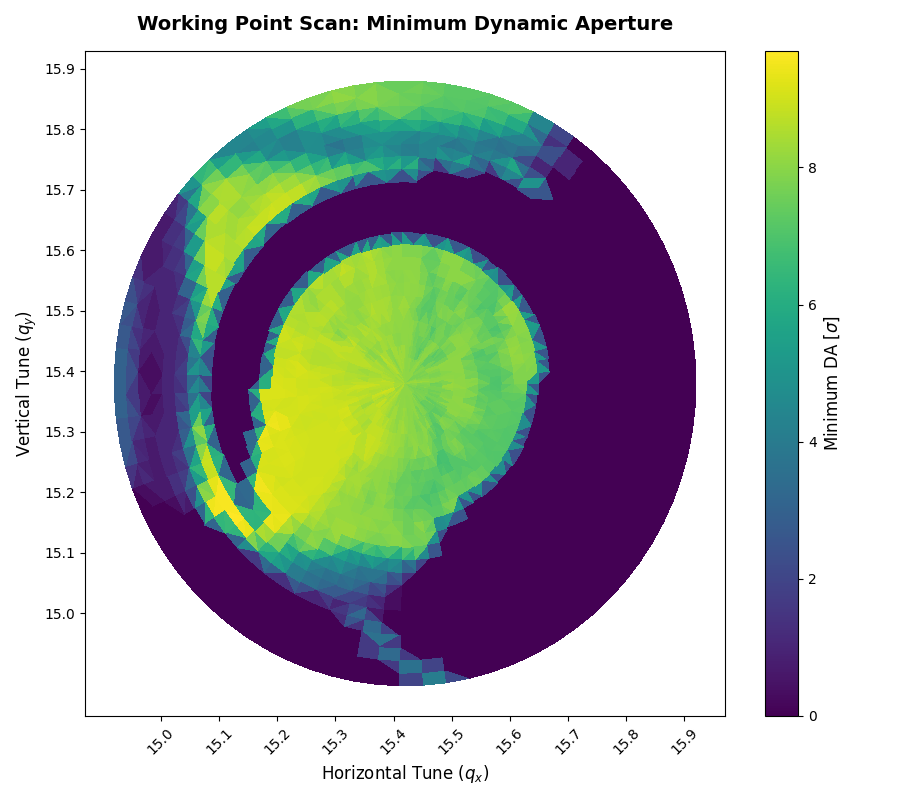

Recreate this plot in Python.
import sys
import os

# Adds the parent directory to the search path
parent_dir = os.path.abspath('..')
if parent_dir not in sys.path:
    sys.path.append(parent_dir)

import numpy as np
import xtrack as xt
import linear_optics_variation_2 as lo2
import xutil_DA_CC.xsuite_plot_functions as my_xpf
import xutil_DA_CC.xsuite_utilities as xutil
import xobjects as xo
import pandas as pd
import matplotlib.pyplot as plt

line=xt.Line.from_json('/home/mwatson/Documents/laughing-octo-bassoon/Junk Draw/polarizer_ring_current_config.json')
line_tw=line.twiss()

line.config.XTRACK_USE_EXACT_DRIFTS = True
xutil.set_integrator (line)
particle = 'positron'
operation_mode = 'z'
modes = {'z': 45.6e9, # in eV 
        'w': 80e9, # in eV
        'h': 120e9, # in eV 
        't': 182.5e9 # in eV
        }
energy = modes[operation_mode]
parameters = xutil.log_parameters (None, operation_mode, particle_type=particle, modes=modes)
# ## Choose a context
context = xo.ContextCpu()         # For CPU
context_tracking = xo.ContextCpu(omp_num_threads='auto') # For CPU with activate multi-core CPU parallelization

min_DAs=[]

line.discard_tracker()
line.build_tracker(_context=context_tracking)

qx_up = np.arange(15.38, 15.95, 0.05)
qy_up = np.arange(15.42, 15.95, 0.05)

# Stream 2 goes DOWN towards 15.0 (inverted using [::-1] or negative steps)
qx_down = np.arange(15.05, 15.38, 0.1)[::-1]
qy_down = np.arange(15.05, 15.42, 0.1)[::-1]

paths = [
    ("Stream UP", qx_up, qy_up),
    ("Stream DOWN", qx_down, qy_down)
]

qx=line_tw.qx
qy=line_tw.qy
radii=np.linspace(0,0.5,25)
angles=np.linspace(0,2*np.pi,80)

for r in radii:
    for theta in angles:
            
            qx_val= qx + r*np.cos(theta)
            qy_val= qy + r*np.sin(theta)

            try:
                new_strengths = lo2.matchingWP(qx_val,qy_val)

                
                for knob, value in new_strengths.items():
                    line.vars[knob] = value

                parameters['study_parameters'] = {
                'ini_cond_type' : 'grid_DA', # grid_DA, grid_MA, distribution_matched, distribution_injected
                'output_dir' : 'out',
                'number_of_turns' : 100,
                'number_of_particles' : 100, 
                'inv1': 0, # np.arange(2)+1,
                'inv2': 0, # np.arange(2,2+3)+1,
                'start_element' : 'QD1_R1', # 'ca1.1','ip' #'rf400'
                'ini_cond_nemittance_x':13000e-6,
                'ini_cond_nemittance_y': 12000e-6,
                'ini_cond_bunch_length': 4.8e-3,
                'ini_cond_energy_spread': 2e-3,
                'ini_cond_energy_offset': None,
                'new_closed_orbit': None, # {'x': -x_co_inj_marker, 'px': None, 'y': None, 'py': None, 'zeta': None, 'delta': None}
                'covariance_dispertion_free': False
                    }
                    ## Initial conditions
                    #particles = xutil.generate_particle_distribution (line, parameters['study_parameters'], beambeam_strength_used=1, radiation_off=True)

                line.configure_radiation(model=None)
                particles, grid_details = xutil.generate_particle_grid (line, parameters['study_parameters'])

                ## Tracking studies
                line.configure_radiation(model='mean')


                ## Change context for multy CPU for tracking



                # Use tracking
                max_turns = parameters['study_parameters']['number_of_turns']
                line.track(particles, num_turns=max_turns, turn_by_turn_monitor=True, time=True, with_progress=10) 
                particles.sort(interleave_lost_particles=True)

                if isinstance(particles, dict):
                    max_turns = np.shape(particles['x'])[1]-1 
                    part_at_turn = np.nanmax(particles['at_turn'],axis=1)
                else:
                    max_turns = np.max(particles.filter(particles.at_element==0).at_turn) 
                    part_at_turn = particles.at_turn
                    
                delta_plots=False
                delta_initial=grid_details['delta_init']
                x_norm=grid_details['x_normalized']
                y_norm=grid_details['y_normalized']
                num_r_steps=grid_details['num_r_y_points']
                num_theta_steps=grid_details['num_theta_x_points']
                
                if not delta_plots and np.size(delta_initial) > 1:
                    closest_to_zero_delta = delta_initial[(np.abs(delta_initial - 0)).argmin()]
                    delta_index = np.where(delta_initial==closest_to_zero_delta)[0]
                    x_norm_1d = x_norm[delta_index]
                    y_norm_1d = y_norm[delta_index]
                    part_at_turn_1d = part_at_turn[delta_index]
                else:
                    x_norm_1d = x_norm
                    y_norm_1d = y_norm      
                    part_at_turn_1d = part_at_turn

                x_norm_2d = x_norm_1d.reshape(num_r_steps, num_theta_steps)
                y_norm_2d = y_norm_1d.reshape(num_r_steps, num_theta_steps)
                part_at_turn_2d = part_at_turn_1d.reshape(num_r_steps, num_theta_steps)
                
                x_DA = np.full(num_theta_steps, np.nan)
                y_DA = np.full(num_theta_steps, np.nan)
                
                for jj in range(num_theta_steps):
                    for ii in range(num_r_steps):
                        if part_at_turn_2d[ii,jj] != max_turns:
                            x_DA[jj] = x_norm_2d[ii,jj]
                            y_DA[jj] = y_norm_2d[ii,jj]
                            break

                min_DA = np.nanmin(np.round(np.sqrt(x_DA**2+y_DA**2),1)) 
                where_min_DA = np.where(np.round(np.sqrt(x_DA**2+y_DA**2),1) == min_DA)[0]

                min_DAs.append({
                    'qx': qx_val,
                    'qy': qy_val,
                    'min_da': min_DA,
                    'r':r,
                    'theta': theta
                })
                print(f"WP ({qx_val:.3f}, {qy_val:.3f}) computed successfully. DA: {min_DA}")
                
            except (RuntimeError, ValueError):
                min_DAs.append({
                    'qx': qx_val,
                    'qy': qy_val,
                    'min_da': 0,
                    'r':r,
                    'theta': theta
                })

        


df = pd.DataFrame(min_DAs)

df['qx_round'] = (df['qx']-df['r']*np.cos(df['theta'])).round(2)
df['qy_round'] = (df['qy']-df['r']*np.sin(df['theta'])).round(2)

# 2. Pivot using the rounded, structured coordinate system
heatmap_data = df.pivot_table(index='qy_round', columns='qx_round', values='min_da', aggfunc='min')

# Sort index descendingly so higher vertical tunes are at the top of the plot
heatmap_data = heatmap_data.sort_index(ascending=False)

# Check if we have a valid, dense 2D grid matrix
if heatmap_data.notna().sum().sum() < (len(df) * 0.1):
    # FALLBACK: If your points do not lie on a perfect grid, a Scatter Plot 
    # will display the data accurately without needing a dense matrix grid.
    print("Data is irregularly spaced. Generating a continuous scatter map instead...")
    fig, ax = plt.subplots(figsize=(9, 8))
    cax = ax.scatter(df['qx'], df['qy'], c=df['min_da'], cmap='viridis', s=40, marker='s')
    
else:
    # GRID RENDER: Proceed with standard grid image array mapping
    qx_centers = heatmap_data.columns.values
    qy_centers = heatmap_data.index.values

    dx = (qx_centers[1] - qx_centers[0]) / 2.0 if len(qx_centers) > 1 else 0.05
    dy = (qy_centers[1] - qy_centers[0]) / 2.0 if len(qy_centers) > 1 else 0.05

    extent = [
        qx_centers.min() - dx, qx_centers.max() + dx,
        qy_centers.min() - dy, qy_centers.max() + dy
    ]

    fig, ax = plt.subplots(figsize=(9, 8))
    cax = ax.tripcolor(df['qx'], df['qy'], df['min_da'], cmap='viridis', shading='flat')

    # Update axis markers directly on your clean binned values
    ax.set_xticks(np.arange(15.0, 16.0, 0.1))
    ax.set_yticks(np.arange(15.0, 16.0, 0.1))

# Labels and aesthetics
ax.set_xlabel(r'Horizontal Tune ($q_x$)', fontsize=12)
ax.set_ylabel(r'Vertical Tune ($q_y$)', fontsize=12)
ax.set_title('Working Point Scan: Minimum Dynamic Aperture', fontsize=14, pad=15, fontweight='bold')
plt.xticks(rotation=45)

# Colorbar setup
cbar = fig.colorbar(cax, ax=ax)
cbar.set_label(r'Minimum DA [$\sigma$]', fontsize=12)

plt.tight_layout()
plt.savefig('DA_scan.png')
plt.show()
